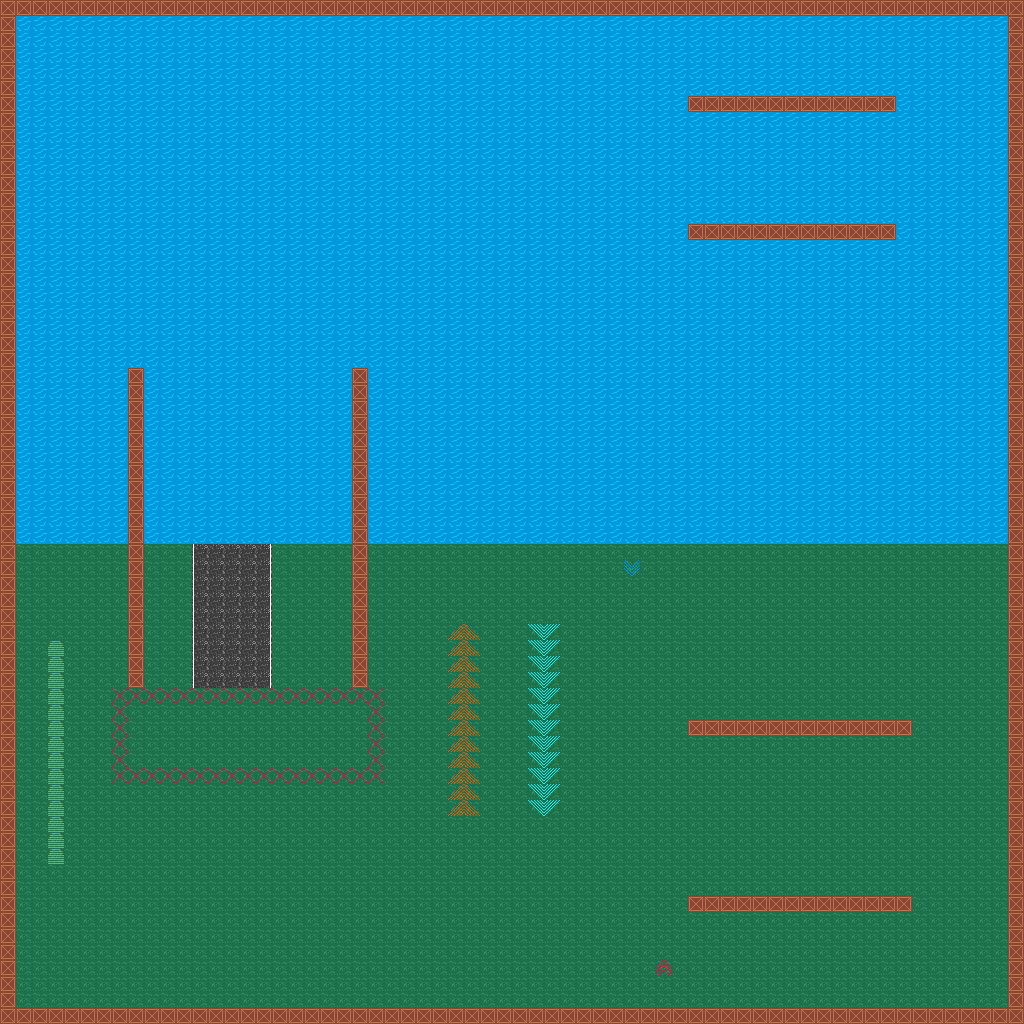

Below is a game level as drawn by its tile map, then a one-line description and the .tmx that defines it (tile-layer data replaced by summaries):
An orthogonal 64x64 tile map with 16x16 px tiles, 3 tile layers (Bottom, Top, Hidden) and 2 objects (2x PlayerSpawner).

<map version="1.4" tiledversion="1.4.3" orientation="orthogonal" renderorder="right-down" width="64" height="64" tilewidth="16" tileheight="16" infinite="0" nextlayerid="5" nextobjectid="16">
 <tileset firstgid="1" source="devtiles.tsx" />
 <layer id="1" name="Bottom" width="64" height="64">
  <data>[4096 cells, 4096 non-empty, 5 distinct tile ids]</data>
 </layer>
 <layer id="2" name="Top" width="64" height="64">
  <data>[4096 cells, 410 non-empty, 8 distinct tile ids]</data>
 </layer>
 <layer id="4" name="Hidden" width="64" height="64">
  <properties>
   <property name="Hidden" type="bool" value="true" />
  </properties>
  <data>[4096 cells, 42 non-empty, 1 distinct tile ids]</data>
 </layer>
 <objectgroup id="3" name="Objects">
  <object id="13" name="PlayerSpawner 0" type="PlayerSpawner" x="160" y="720" width="16" height="16">
   <properties>
    <property name="index" type="int" value="0" />
    <property name="type" value="PlayerSpawner" />
   </properties>
  </object>
  <object id="15" name="PlayerSpawner 1" type="PlayerSpawner" x="320" y="720" width="16" height="16">
   <properties>
    <property name="index" type="int" value="1" />
    <property name="type" value="PlayerSpawner" />
   </properties>
  </object>
 </objectgroup>
</map>
